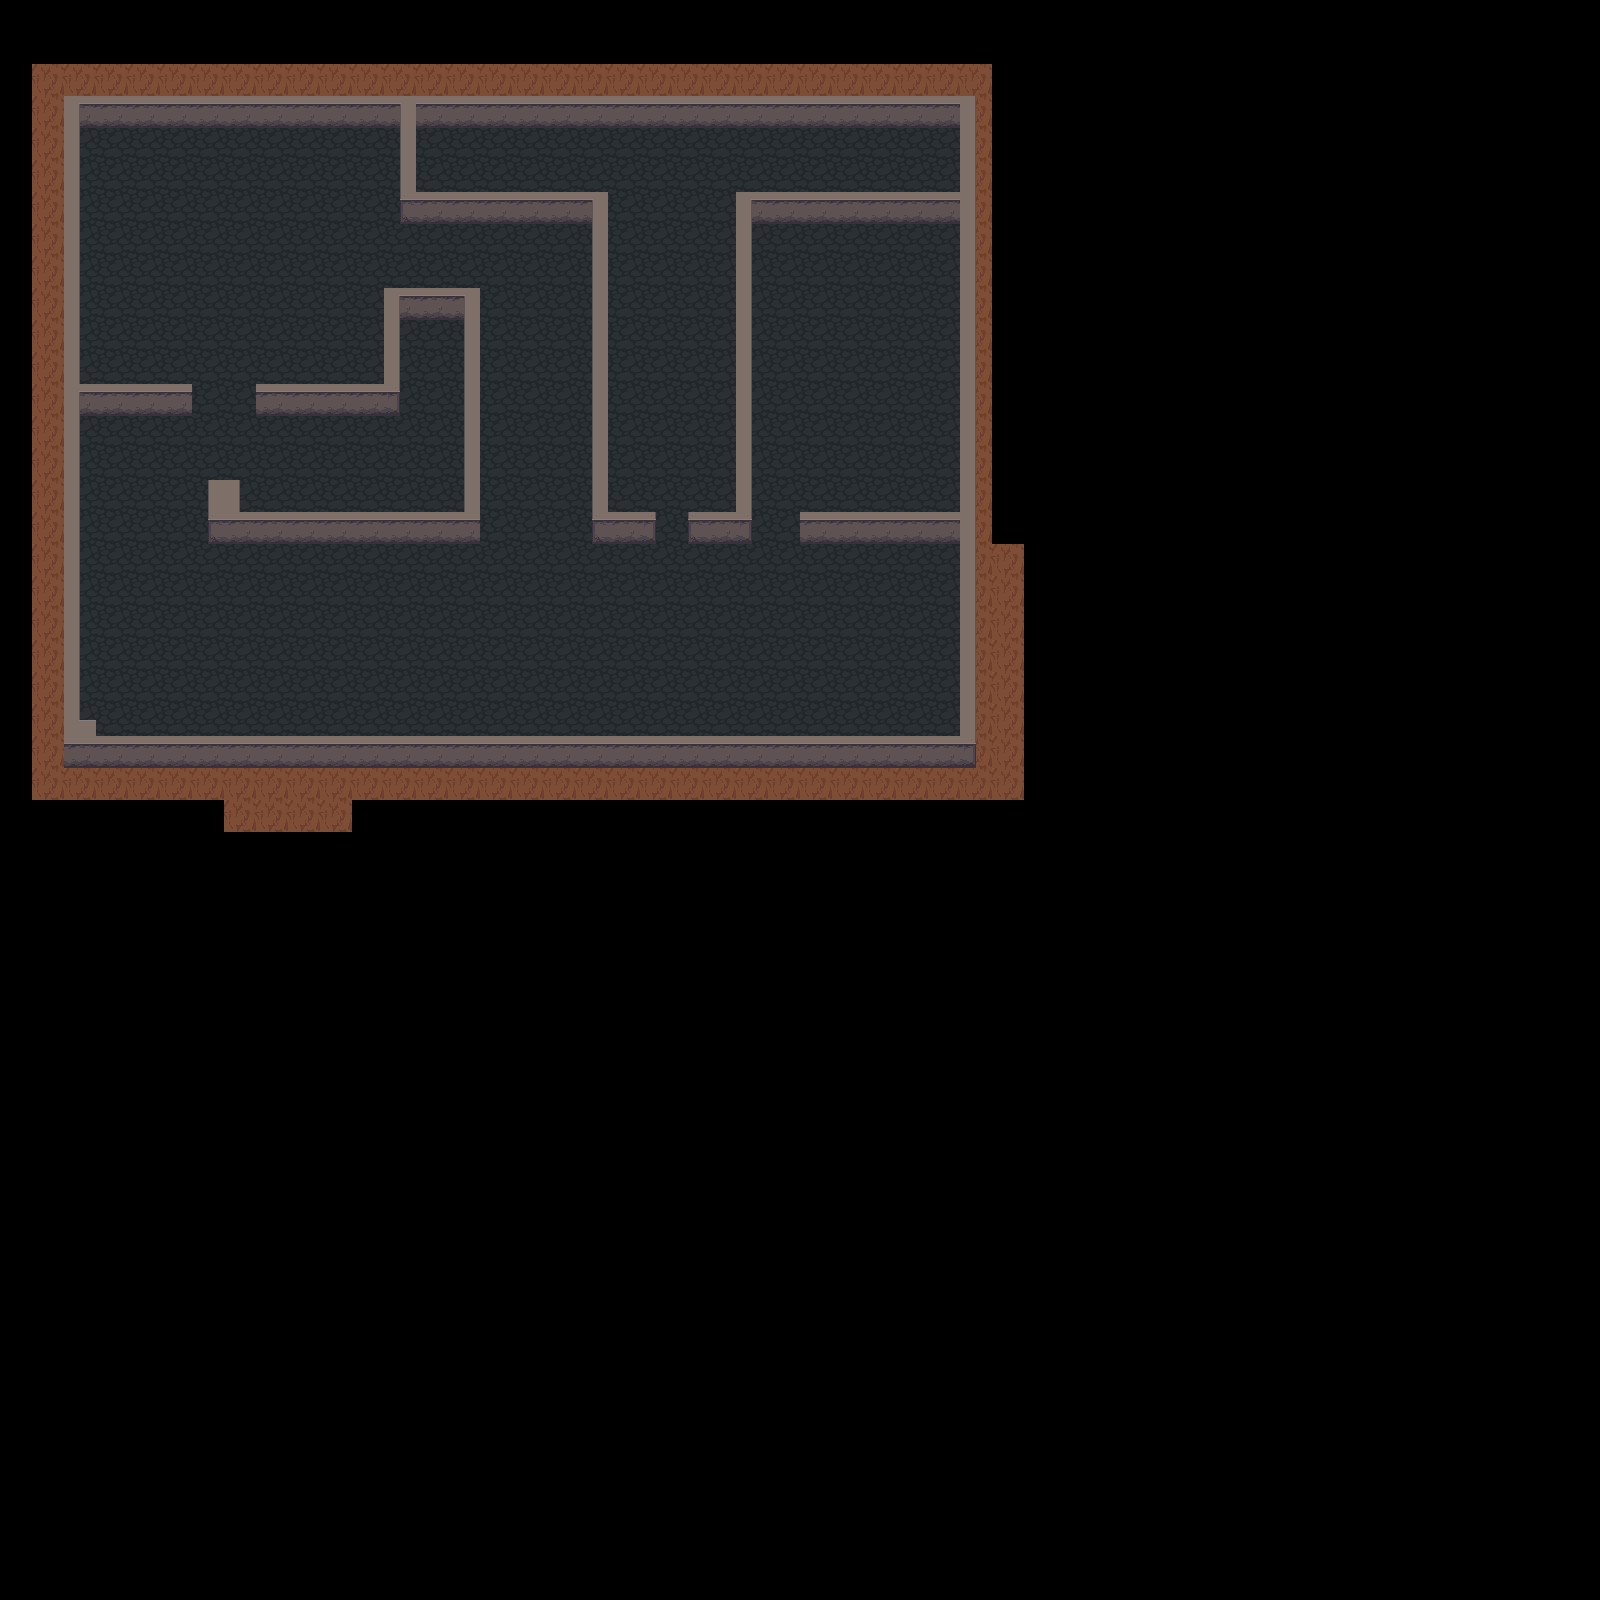

The image is a tile-based game level rendered from a .tmx file. Its description and source (layers, tilesets, objects; grid data summarised) follow:
An orthogonal 50x50 tile map with 32x32 px tiles, 2 tile layers (Floor, Walls), 2 tilesets and 30 objects.

<map version="1.0" orientation="orthogonal" renderorder="right-down" width="50" height="50" tilewidth="32" tileheight="32">
 <properties>
  <property name="unity:scale" value="0.01" />
  <property name="unity:sortingLayerName" value="Background" />
 </properties>
 <tileset firstgid="1" name="Atlas1" tilewidth="32" tileheight="32">
  <image source="../Spritesheets/base_out_atlas.png" width="1024" height="1024" />
  <tile id="79">
   <objectgroup draworder="index" />
  </tile>
  <tile id="217">
   <objectgroup draworder="index">
    <object x="0" y="0" width="32" height="32" />
   </objectgroup>
  </tile>
  <tile id="218">
   <objectgroup draworder="index">
    <object x="0" y="0" width="32" height="32" />
   </objectgroup>
  </tile>
  <tile id="248">
   <objectgroup draworder="index">
    <object x="0" y="0" width="32" height="32" />
   </objectgroup>
  </tile>
  <tile id="249">
   <objectgroup draworder="index">
    <object x="0" y="0">
     <polygon points="0,0 16,0 16,24 32,24 32,32 0,32" />
    </object>
   </objectgroup>
  </tile>
  <tile id="250">
   <objectgroup draworder="index">
    <object x="0" y="16">
     <polygon points="0,0 16,0 16,-16 32,-16 32,16 0,16" />
    </object>
   </objectgroup>
  </tile>
  <tile id="268">
   <objectgroup draworder="index">
    <object x="0" y="0" width="32" height="32" />
   </objectgroup>
  </tile>
  <tile id="269">
   <objectgroup draworder="index">
    <object x="0" y="0" width="32" height="32" />
   </objectgroup>
  </tile>
  <tile id="270">
   <objectgroup draworder="index">
    <object x="0" y="0" width="32" height="32" />
   </objectgroup>
  </tile>
  <tile id="271">
   <objectgroup draworder="index">
    <object x="8" y="32">
     <polygon points="0,0 24,-24 24,0" />
    </object>
   </objectgroup>
  </tile>
  <tile id="272">
   <objectgroup draworder="index">
    <object x="0" y="16" width="32" height="16" />
   </objectgroup>
  </tile>
  <tile id="273">
   <objectgroup draworder="index">
    <object x="0" y="32">
     <polygon points="0,0 24,0 0,-24" />
    </object>
   </objectgroup>
  </tile>
  <tile id="280">
   <objectgroup draworder="index">
    <object x="16" y="0" width="16" height="32" />
   </objectgroup>
  </tile>
  <tile id="281">
   <objectgroup draworder="index">
    <object x="0" y="0" width="32" height="32" />
   </objectgroup>
  </tile>
  <tile id="282">
   <objectgroup draworder="index">
    <object x="0" y="0" width="16" height="32" />
   </objectgroup>
  </tile>
  <tile id="300">
   <objectgroup draworder="index">
    <object x="0" y="0" width="32" height="32" />
   </objectgroup>
  </tile>
  <tile id="302">
   <objectgroup draworder="index">
    <object x="0" y="0" width="32" height="32" />
   </objectgroup>
  </tile>
  <tile id="303">
   <objectgroup draworder="index">
    <object x="16" y="0" width="16" height="32" />
   </objectgroup>
  </tile>
  <tile id="305">
   <objectgroup draworder="index">
    <object x="0" y="0" width="16" height="32" />
   </objectgroup>
  </tile>
  <tile id="312">
   <objectgroup draworder="index">
    <object x="16" y="0" width="16" height="32" />
   </objectgroup>
  </tile>
  <tile id="313">
   <objectgroup draworder="index">
    <object x="0" y="0" width="32" height="32" />
   </objectgroup>
  </tile>
  <tile id="314">
   <objectgroup draworder="index">
    <object x="0" y="0" width="16" height="32" />
   </objectgroup>
  </tile>
  <tile id="332">
   <objectgroup draworder="index">
    <object x="0" y="0" width="32" height="32" />
   </objectgroup>
  </tile>
  <tile id="333">
   <objectgroup draworder="index">
    <object x="0" y="0" width="32" height="32" />
   </objectgroup>
  </tile>
  <tile id="334">
   <objectgroup draworder="index">
    <object x="0" y="0" width="32" height="32" />
   </objectgroup>
  </tile>
  <tile id="335">
   <objectgroup draworder="index">
    <object x="32" y="0">
     <polygon points="0,0 0,24 -24,0" />
    </object>
   </objectgroup>
  </tile>
  <tile id="336">
   <objectgroup draworder="index">
    <object x="0" y="0" width="32" height="16" />
   </objectgroup>
  </tile>
  <tile id="337">
   <objectgroup draworder="index">
    <object x="0" y="0">
     <polygon points="0,0 0,24 24,0" />
    </object>
   </objectgroup>
  </tile>
  <tile id="344">
   <objectgroup draworder="index">
    <object x="16" y="0" width="16" height="32" />
   </objectgroup>
  </tile>
  <tile id="345">
   <objectgroup draworder="index">
    <object x="0" y="0" width="32" height="32" />
   </objectgroup>
  </tile>
  <tile id="346">
   <objectgroup draworder="index">
    <object x="0" y="0" width="16" height="32" />
   </objectgroup>
  </tile>
  <tile id="993">
   <objectgroup draworder="index" />
  </tile>
 </tileset>
 <tileset firstgid="1025" name="Atlas2" tilewidth="32" tileheight="32">
  <image source="../Spritesheets/build_atlas.png" trans="ffffff" width="1024" height="1024" />
 </tileset>
 <layer name="Floor" width="50" height="50">
  <data>[2500 cells, 653 non-empty, 2 distinct tile ids]</data>
 </layer>
 <objectgroup name="Object Layer 1" />
 <layer name="Walls" width="50" height="50">
  <data>[2500 cells, 171 non-empty, 8 distinct tile ids]</data>
 </layer>
</map>
